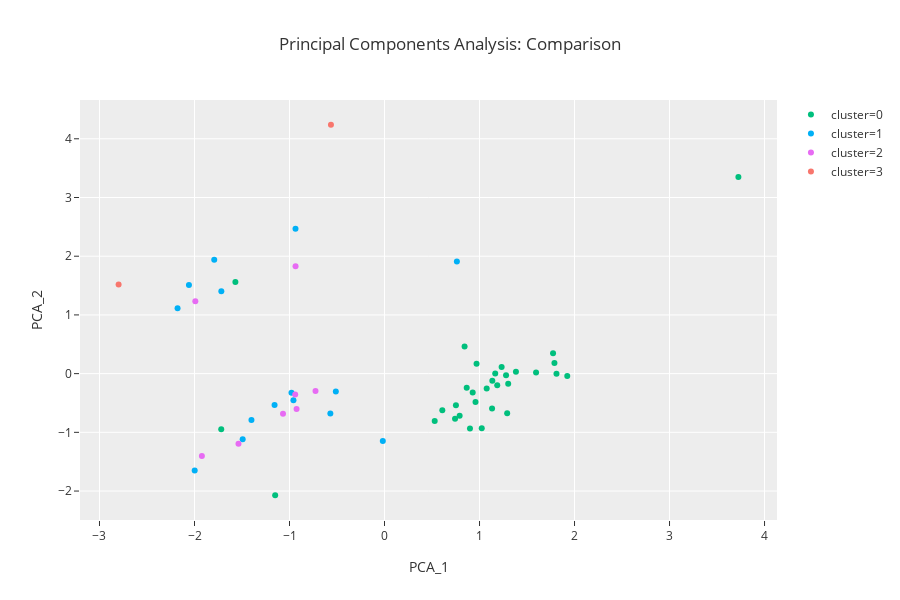

Here is the notebook cell this chart was saved with:
### Code cell
px.scatter(data_frame=pca_df
           ,x='PCA_1'
           ,y='PCA_2'
           ,color='cluster'
           ,template='ggplot2'
           ,title='Principal Components Analysis: Comparison'
           ,hover_name='person'
#            ,labels={"neg":"Negative Sentiment"
#                     ,"pos":"Positive Sentiment"
#                     ,"comment_length":"Avg Comment Char Length"
#                    }
            ,color_discrete_map={'got':'orange','dems': 'blue'}
          )

### Figure 1 — Plotly figure (JSON) as saved in the notebook; plotly's stock layout.template omitted (floating-point values rounded to 4 significant figures)
{"data": [{"hoverlabel": {"namelength": 0}, "hovertemplate": "<b>%{hovertext}</b><br><br>cluster=0<br>PCA_1=%{x}<br>PCA_2=%{y}", "hovertext": ["bran", "jon", "dany", "doran", "cersei", "tyrion", "sansa", "arya", "stannis", "varys", "jamie", "brienne", "jorah", "theon", "hound", "littlefinger", "joffrey", "mountain", "robb", "dragons", "melisandre", "bronn", "ramsey", "missandei", "ned", "catelyn", "robert", "tommen", "viserys", "mance", "gravel"], "legendgroup": "cluster=0", "marker": {"color": "#00BF7D", "symbol": "circle"}, "mode": "markers", "name": "cluster=0", "showlegend": true, "type": "scatter", "uid": "f2c5f586-4125-41a3-a3e3-4b9f47590ac1", "x": [0.8429, 1.187, 1.789, 0.9688, 1.81, 1.076, 1.135, 1.279, 0.7517, 1.383, 1.023, 0.9579, 1.132, 0.7424, 0.7908, 0.9281, 0.8995, 0.8652, 1.774, 1.595, 1.165, 0.6085, 1.291, 1.924, 0.5284, 1.233, 1.302, -1.151, 3.725, -1.57, -1.719], "xaxis": "x", "y": [0.4638, -0.1987, 0.1807, 0.1699, -0.0003694, -0.2542, -0.1212, -0.02729, -0.5404, 0.03333, -0.9316, -0.4824, -0.5937, -0.7698, -0.7155, -0.321, -0.9338, -0.2385, 0.3463, 0.01939, 0.000891, -0.6251, -0.676, -0.04245, -0.8072, 0.1117, -0.173, -2.072, 3.347, 1.559, -0.946], "yaxis": "y"}, {"hoverlabel": {"namelength": 0}, "hovertemplate": "<b>%{hovertext}</b><br><br>cluster=1<br>PCA_1=%{x}<br>PCA_2=%{y}", "hovertext": ["davos", "samwell", "gilly", "margaery", "ygritte", "harris", "biden", "buttigieg", "warren", "inslee", "castro", "sanders", "bullock", "o'rourke", "bennet", "moulton", "swalwell", "yang"], "legendgroup": "cluster=1", "marker": {"color": "#00B0F6", "symbol": "circle"}, "mode": "markers", "name": "cluster=1", "showlegend": true, "type": "scatter", "uid": "ed6a036a-2ad8-4128-a9ef-49617e9439ff", "x": [-0.5701, -0.5123, -0.9792, -0.9369, -1.157, -2.178, -2.058, -1.493, 0.7616, -1.998, -0.01776, -0.9584, -1.717, -1.792, -1.4, null, null, null], "xaxis": "x", "y": [-0.6773, -0.3041, -0.3271, 2.467, -0.5323, 1.115, 1.511, -1.118, 1.911, -1.648, -1.148, -0.4547, 1.403, 1.939, -0.7893, null, null, null], "yaxis": "y"}, {"hoverlabel": {"namelength": 0}, "hovertemplate": "<b>%{hovertext}</b><br><br>cluster=2<br>PCA_1=%{x}<br>PCA_2=%{y}", "hovertext": ["gendry", "jaqen", "hodor", "gillibrand", "hickenlooper", "klobuchar", "booker", "messam", "delaney", "williamson"], "legendgroup": "cluster=2", "marker": {"color": "#E76BF3", "symbol": "circle"}, "mode": "markers", "name": "cluster=2", "showlegend": true, "type": "scatter", "uid": "7d428d02-cfea-466a-b0a6-7036b080725f", "x": [-0.9364, -1.069, -0.7262, -1.991, -1.922, -0.9399, -0.9254, -1.537, null, null], "xaxis": "x", "y": [1.827, -0.6839, -0.2956, 1.232, -1.404, -0.3545, -0.6021, -1.195, null, null], "yaxis": "y"}, {"hoverlabel": {"namelength": 0}, "hovertemplate": "<b>%{hovertext}</b><br><br>cluster=3<br>PCA_1=%{x}<br>PCA_2=%{y}", "hovertext": ["oberon", "gabbard"], "legendgroup": "cluster=3", "marker": {"color": "#F8766D", "symbol": "circle"}, "mode": "markers", "name": "cluster=3", "showlegend": true, "type": "scatter", "uid": "b5b7d9ca-9344-438d-9819-e7869758e2d3", "x": [-0.5638, -2.799], "xaxis": "x", "y": [4.239, 1.517], "yaxis": "y"}], "layout": {"grid": {"xaxes": ["x"], "xgap": 0.1, "xside": "bottom", "yaxes": ["y"], "ygap": 0.1, "yside": "left"}, "height": 600, "legend": {"tracegroupgap": 0}, "title": {"text": "Principal Components Analysis: Comparison"}, "xaxis": {"title": {"text": "PCA_1"}}, "yaxis": {"title": {"text": "PCA_2"}}}}
